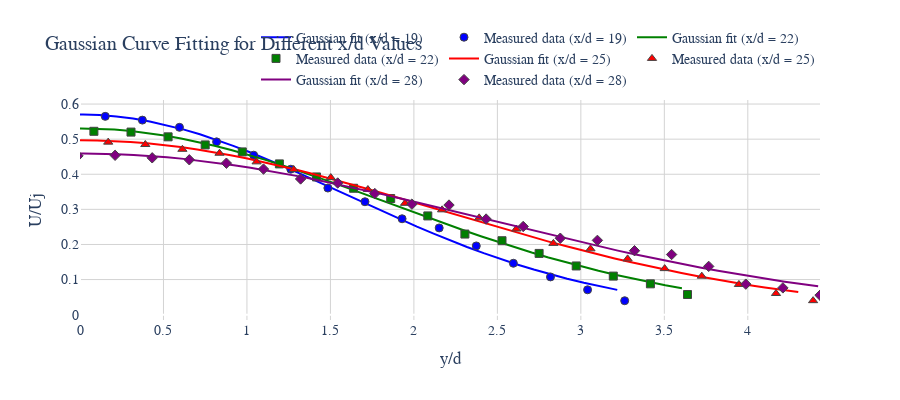

Source (notebook cell):
### Markdown cell above
### Gaussian Curve Fitting for each of the x/d values {U/Uj vs y/d}

### Code cell
import numpy as np
import plotly.graph_objects as go
from scipy.optimize import curve_fit

# Gaussian function definition
def gaussian(x, a, b, c):
    return a * np.exp(-(x - b)**2 / (2 * c**2))

# List of file prefixes for different x/d values
x_d_values = [19, 22, 25, 28]
colors = ['blue', 'green', 'red', 'purple']
markers = ['circle', 'square', 'triangle-up', 'diamond']

# Create a figure using Plotly
fig = go.Figure()

# Initialize variable to keep track of x-axis limits
x_min, x_max = float('inf'), float('-inf')

# Iterate through each x/d value
for x_d, color, marker in zip(x_d_values, colors, markers):
    # Load data for the current x/d value
    v = np.loadtxt(f'v{x_d}j.txt')
    y = np.loadtxt(f'y{x_d}N.txt')
    
    # Fit Gaussian curve to the data
    popt, _ = curve_fit(gaussian, y, v, p0=[max(v), np.mean(y), np.std(y)])
    
    # Generate fitted data for a smooth curve
    y_fit = np.arange(min(y), max(y), 0.1)
    u_fit = gaussian(y_fit, *popt)
    
    # Update x-axis limits
    x_min = min(x_min, min(y))
    x_max = max(x_max, max(y))

    # Plot the Gaussian fit with a colorful line
    fig.add_trace(go.Scatter(
        x=y_fit, 
        y=u_fit, 
        mode='lines', 
        line=dict(color=color, width=2),  # Color for the Gaussian fit line
        name=f'Gaussian fit (x/d = {x_d})'
    ))

    # Plot the measured data points with colorful markers
    fig.add_trace(go.Scatter(
        x=y, 
        y=v, 
        mode='markers', 
        marker=dict(symbol=marker, size=8, color=color, line=dict(width=1)),  # Marker for measured data
        name=f'Measured data (x/d = {x_d})'
    ))

# Set up layout
fig.update_layout(
    title='Gaussian Curve Fitting for Different x/d Values',
    xaxis_title=r'y/d',
    yaxis_title=r'U/Uj',
    font=dict(family='Garamond', size=14),
    plot_bgcolor='white',
    paper_bgcolor='white',
    width=900,
    height=400,
    showlegend=True,
    legend=dict(
        orientation="h",
        yanchor="bottom",
        y=1.02,
        xanchor="right",
        x=1
    )
)

# Customize the grid and axis range for aesthetics
fig.update_xaxes(
    showgrid=True, 
    gridwidth=1, 
    gridcolor='lightgray',
    range=[0, x_max]  # Set x-axis limits to start at 0 and extend to the maximum value
)
fig.update_yaxes(
    showgrid=True, 
    gridwidth=1, 
    gridcolor='lightgray'
)

# Show the figure
fig.show()
